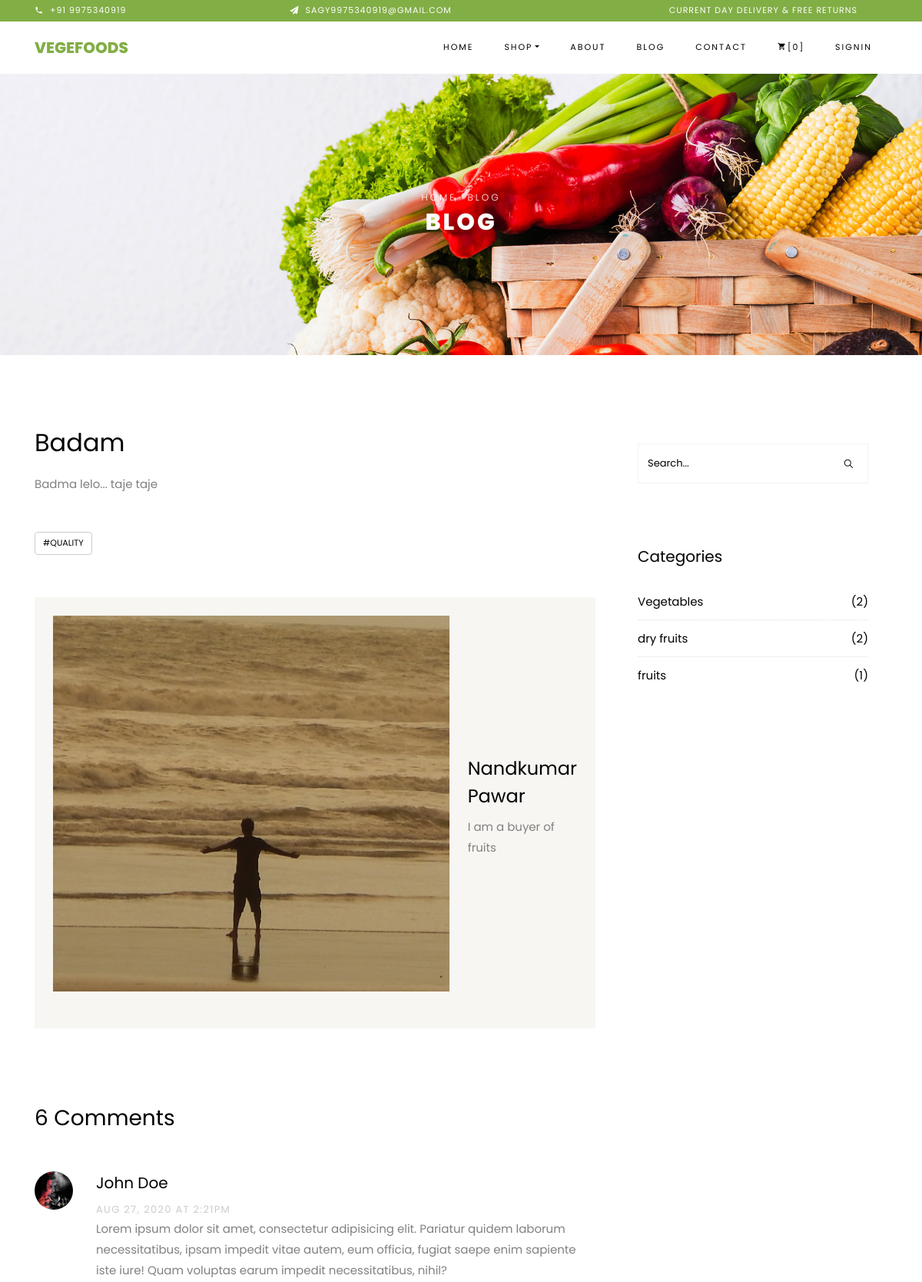
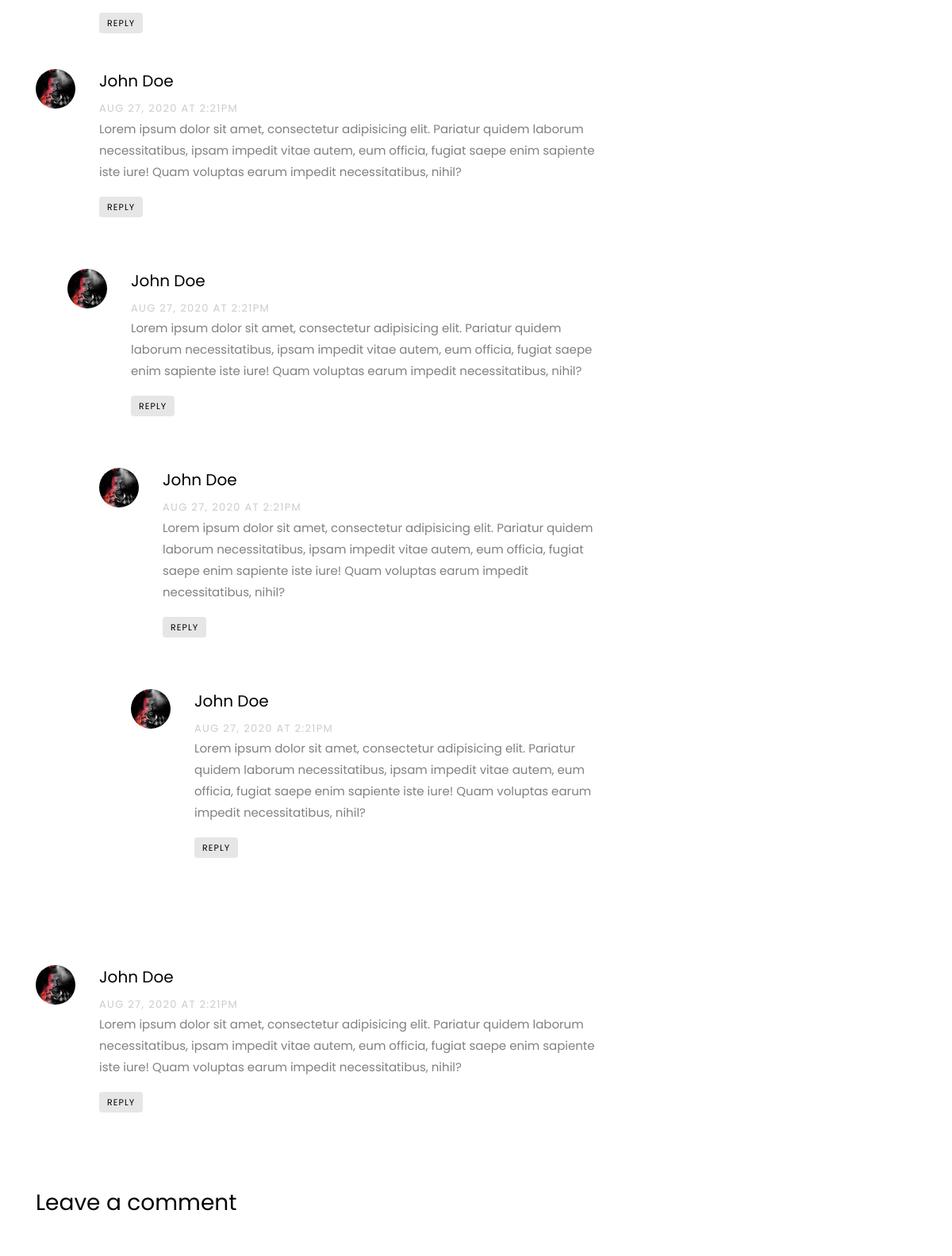
The page /blog/details/4 (upper part) on the database its author committed (2 pictures, top to bottom).
### blog/models.py (models this page shows, shortened)
class Post(models.Model):
	title = models.CharField(max_length=200)
	photo = models.ImageField(upload_to='post')
	content = RichTextUploadingField()
	category = models.ForeignKey(Category, on_delete=models.CASCADE)
	tag = models.ManyToManyField(Tag)
	author = models.ForeignKey(AuthorProfile, on_delete=models.CASCADE)
	is_draft = models.BooleanField(default=False)
	date = models.DateTimeField(auto_now_add=True)

class Tag(models.Model):
	name = models.CharField(max_length=20, unique=True)
	date = models.DateTimeField(auto_now_add=True)
	def __str__(self):
		return self.name

class Category(models.Model):
	name = models.CharField(max_length=50, unique=True)
	date = models.DateTimeField(auto_now_add=True)

### author/models.py (models this page shows)
class AuthorProfile(models.Model):
	user = models.OneToOneField(User, on_delete=models.CASCADE)
	name = models.CharField(max_length=200)
	email = models.EmailField()
	about = models.TextField()
	photo = models.ImageField(upload_to='author')
	gender_choice = (
		('male','Male'),
		('female','Female')
	)
	gender = models.CharField(choices=gender_choice, max_length=6)
	website = models.URLField(blank=True, null=True)
	facebook = models.URLField(blank=True, null=True)
	twitter = models.URLField(blank=True, null=True)
	linkdin = models.URLField(blank=True, null=True)
	date = models.DateTimeField(auto_now_add=True)
	def __str__(self):
		return self.name

### blog/views.py (the view)
# urls.py: path('details/<post_id>', views.post_details, name='post-details'),
def post_details(request, post_id):
    post = Post.objects.get(id=post_id)
    category = Category.objects.all().annotate(number_of_posts=Count('post')).order_by('-number_of_posts', 'name')
    tag = Tag.objects.all()
    recent_post = Post.objects.filter(is_draft=False).order_by('-date')[:3]
    context = {
        'post': post,
        'categories': category,
        'tags': tag,
        'recent_posts': recent_post
    }
    return render(request, 'blog/post-details.html', context)

### templates/blog/post-details.html (shortened to what this page needs)
{% extends 'base/base.html' %}
{% load static %}
{% block content %}
    <div class="hero-wrap hero-bread" style="background-image: url({% static 'images/bg_1.jpg' %});">
      <div class="container">
        <div class="row no-gutters slider-text align-items-center justify-content-center">
          <div class="col-md-9 ftco-animate text-center">
          	<p class="breadcrumbs"><span class="mr-2"><a href="{% url 'home' %}">Home</a></span> <span>Blog</span></p>
            <h1 class="mb-0 bread">Blog</h1>
          </div>
        </div>
      </div>
    </div>
    <section class="ftco-section ftco-degree-bg">
      <div class="container">
        <div class="row">
          <div class="col-lg-8 ftco-animate">
						<h2 class="mb-3">{{ post.title }}</h2>
            <p>{{ post.content|safe }}</p>
            <div class="tag-widget post-tag-container mb-5 mt-5">
              <div class="tagcloud">
                {% for tag in post.tag.all %}
                <a href="#" class="tag-cloud-link">{{ tag }}</a>
                {% endfor %}
              </div>
            </div>
            <div class="about-author d-flex p-4 bg-light">
              <div class="bio align-self-md-center mr-4">
                <img src="{{ post.author.photo.url }}" alt="Image placeholder" class="img-fluid mb-4">
              </div>
              <div class="desc align-self-md-center">
                <h3>{{ post.author }}</h3>
                <p>{{ post.author.about }}</p>
              </div>
            </div>
            <div class="pt-5 mt-5">
              <h3 class="mb-5">6 Comments</h3>
              <ul class="comment-list">
                <li class="comment">
                  <div class="vcard bio">
                    <img src="images/person_1.jpg" alt="Image placeholder">
                  </div>
                  <div class="comment-body">
                    <h3>John Doe</h3>
                    <div class="meta">Aug 27, 2020 at 2:21pm</div>
                    <p>Lorem ipsum dolor sit amet, consectetur adipisicing elit. Pariatur quidem laborum necessitatibus, ipsam impedit vitae autem, eum officia, fugiat saepe enim sapiente iste iure! Quam voluptas earum impedit necessitatibus, nihil?</p>
                    <p><a href="#" class="reply">Reply</a></p>
                  </div>
                </li>
                <li class="comment">
                  <div class="vcard bio">
                    <img src="images/person_1.jpg" alt="Image placeholder">
                  </div>
                  <div class="comment-body">
                    <h3>John Doe</h3>
                    <div class="meta">Aug 27, 2020 at 2:21pm</div>
                    <p>Lorem ipsum dolor sit amet, consectetur adipisicing elit. Pariatur quidem laborum necessitatibus, ipsam impedit vitae autem, eum officia, fugiat saepe enim sapiente iste iure! Quam voluptas earum impedit necessitatibus, nihil?</p>
                    <p><a href="#" class="reply">Reply</a></p>
                  </div>
                  <ul class="children">
                    <li class="comment">
                      <div class="vcard bio">
                        <img src="images/person_1.jpg" alt="Image placeholder">
                      </div>
                      <div class="comment-body">
                        <h3>John Doe</h3>
                        <div class="meta">Aug 27, 2020 at 2:21pm</div>
                        <p>Lorem ipsum dolor sit amet, consectetur adipisicing elit. Pariatur quidem laborum necessitatibus, ipsam impedit vitae autem, eum officia, fugiat saepe enim sapiente iste iure! Quam voluptas earum impedit necessitatibus, nihil?</p>
                        <p><a href="#" class="reply">Reply</a></p>
                      </div>
                      <ul class="children">
                        <li class="comment">
                          <div class="vcard bio">
                            <img src="images/person_1.jpg" alt="Image placeholder">
                          </div>
                          <div class="comment-body">
                            <h3>John Doe</h3>
                            <div class="meta">Aug 27, 2020 at 2:21pm</div>
                            <p>Lorem ipsum dolor sit amet, consectetur adipisicing elit. Pariatur quidem laborum necessitatibus, ipsam impedit vitae autem, eum officia, fugiat saepe enim sapiente iste iure! Quam voluptas earum impedit necessitatibus, nihil?</p>
                            <p><a href="#" class="reply">Reply</a></p>
                          </div>
                            <ul class="children">
                              <li class="comment">
                                <div class="vcard bio">
                                  <img src="images/person_1.jpg" alt="Image placeholder">
                                </div>
                                <div class="comment-body">
                                  <h3>John Doe</h3>
                                  <div class="meta">Aug 27, 2020 at 2:21pm</div>
                                  <p>Lorem ipsum dolor sit amet, consectetur adipisicing elit. Pariatur quidem laborum necessitatibus, ipsam impedit vitae autem, eum officia, fugiat saepe enim sapiente iste iure! Quam voluptas earum impedit necessitatibus, nihil?</p>
                                  <p><a href="#" class="reply">Reply</a></p>
                                </div>
                              </li>
                            </ul>
                        </li>
                      </ul>
                    </li>
                  </ul>
                </li>
                <li class="comment">
                  <div class="vcard bio">
                    <img src="images/person_1.jpg" alt="Image placeholder">
                  </div>
                  <div class="comment-body">
                    <h3>John Doe</h3>
                    <div class="meta">Aug 27, 2020 at 2:21pm</div>
                    <p>Lorem ipsum dolor sit amet, consectetur adipisicing elit. Pariatur quidem laborum necessitatibus, ipsam impedit vitae autem, eum officia, fugiat saepe enim sapiente iste iure! Quam voluptas earum impedit necessitatibus, nihil?</p>
                    <p><a href="#" class="reply">Reply</a></p>
                  </div>
                </li>
              </ul>
              <div class="comment-form-wrap pt-5">
                <h3 class="mb-5">Leave a comment</h3>
              </div>
            </div>
          </div>
          {% include 'blog/sidebar.html' %}
        </div>
      </div>
    </section>
{% endblock %}

### templates/blog/sidebar.html (shortened to what this page needs)
{% load static %}
<div class="col-lg-4 sidebar ftco-animate">
  <div class="sidebar-box">
    <form action="#" class="search-form">
      <div class="form-group">
        <span class="icon ion-ios-search"></span>
        <input type="text" class="form-control" placeholder="Search...">
      </div>
    </form>
  </div>
  <div class="sidebar-box ftco-animate">
    <h3 class="heading">Categories</h3>
    <ul class="categories">
      {% if categories %}
        {% for category in categories %}
        <li><a href="{% url 'post-by-category' category.name %}">{{ category.name }}<span style="color: #000">({{ category.post_set.count }})</span></a></li>
        {% endfor %}
      {% else %}
        <li>There are no Category in the Database</li>
      {% endif %}
    </ul>
  </div>
</div>

### rows shown on the page
Post: title "Badam", content "Badma lelo... taje taje", author.photo (picture), author "Nandkumar Pawar", author.about "I am a buyer of fruits"
Tag: name "#QUALITY"
Category: name "Vegetables", post_set.count "2"
Category: name "dry fruits", post_set.count "2"
Category: name "fruits", post_set.count "1"
